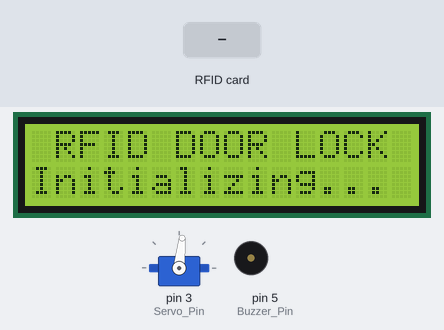
Recording of a sketch running on a simulated Arduino Uno, built with avr-gcc and run on an emulated ATmega328P. Shown: servo, 16×2 character LCD, buzzer (waves = sounding). Inputs (shaded band) come from the test bench. What the sketch prints to the serial monitor is not drawn.

Above: at 1.1 s.
At 6.4 s:
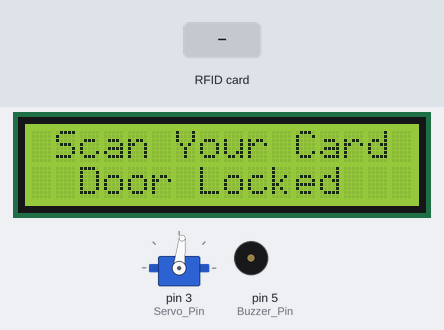
6.5 s: RFID card F3 89 97 0F held to the reader
At 6.9 s:
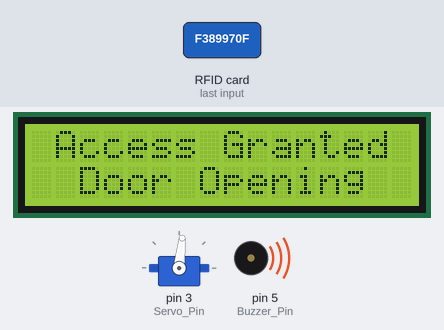
At 7.5 s:
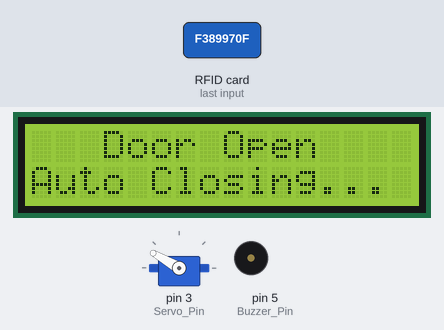
Timing chart, 0 to 14.3 s (numbered marks = the images above; inputs shaded):
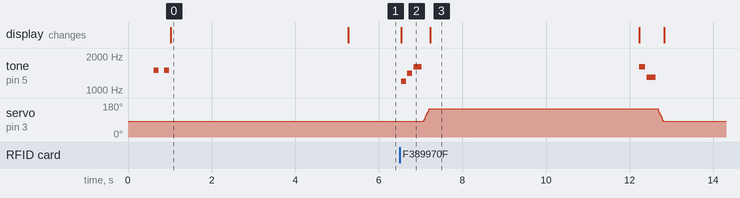

Measured:
- after the input at 6.5 s, tone on pin 5 (Buzzer_Pin): plays 1200 Hz for 0.12 s, 1400 Hz for 0.12 s, 1600 Hz for 0.20 s, 1600 Hz for 0.15 s, 1300 Hz for 0.22 s, starting at once; servo on pin 3 (Servo_Pin): rises from 84° to 150° in 0.15 s, then falls to 84° in 5.6 s; the display: changes at once (image 2)
- what the display in image 0 shows lasts 4.3 s, from 1.0 s to 5.3 s

The sketch:

RFID_Based_Door_Lock_System.ino
```cpp
/* The source Code from : https://github.com/riyadhasan24
 * By Md. Riyad Hasan
 */

#include <SPI.h>
#include <Wire.h>
#include <Servo.h>
#include <MFRC522.h>
#include <LiquidCrystal_I2C.h>

const byte RST_Pin     = 9;    // RC522 RST
const byte SDA_SS_Pin  = 10;   // RC522 SDA / SS
const int  Servo_Pin   = 3;
const int  Buzzer_Pin  = 5;

const byte LCD_Addr    = 0x25;
const byte LCD_Cols    = 16;
const byte LCD_Rows    = 2;

int Lock_Angle         = 84;
int Open_Angle         = 150;
int Servo_Step         = 1;
int Servo_Step_Delay   = 2;

unsigned long Door_Open_Time  = 5000;
unsigned long Door_Open_Start = 0;

unsigned long Boot_Time          = 4000;

int Boot_Beep_Frequency = 1500; // Hz
int Boot_Beep_Duration  = 120;  // ms
int Boot_Beep_Gap       = 120;  // ms between beeps

// ----- AUTHORIZED UID -----
// Allowed card UID: F3 89 97 0F
byte Allowed_UID[4] = { 0xF3, 0x89, 0x97, 0x0F };
byte Allowed_UID_Length = 4;

MFRC522 Rfid( SDA_SS_Pin, RST_Pin );
Servo Door_Servo;
LiquidCrystal_I2C Lcd( LCD_Addr, LCD_Cols, LCD_Rows );

bool Door_Is_Open = false;

const int Unlock_Melody_Notes[]     = { 1200, 1400, 1600 };
const int Unlock_Melody_Durations[] = { 120, 120, 200 };
const int Unlock_Melody_Length      = sizeof(Unlock_Melody_Notes) / sizeof(int);

const int Lock_Melody_Notes[]       = { 1600, 1300 };
const int Lock_Melody_Durations[]   = { 150, 220 };
const int Lock_Melody_Length        = sizeof(Lock_Melody_Notes) / sizeof(int);

const int Wrong_Melody_Notes[]      =
{
  800, 900, 1000, 900, 800, 700, 600, 700, 800
};
const int Wrong_Melody_Durations[]  =
{
  150, 150, 150, 150, 150, 150, 150, 150, 250
};
const int Wrong_Melody_Length       = sizeof(Wrong_Melody_Notes) / sizeof(int);

void Play_Melody(const int *notes, const int *durations, int length)
{
  for (int i = 0; i < length; i++)
  {
    int freq = notes[i];
    int dur  = durations[i];
    tone(Buzzer_Pin, freq, dur);
    delay(dur + 30);
    noTone(Buzzer_Pin);
  }
}

void Play_Boot_Double_Beep()
{
  tone(Buzzer_Pin, Boot_Beep_Frequency, Boot_Beep_Duration);
  delay(Boot_Beep_Duration + 10);
  noTone(Buzzer_Pin);

  delay(Boot_Beep_Gap);

  tone(Buzzer_Pin, Boot_Beep_Frequency, Boot_Beep_Duration);
  delay(Boot_Beep_Duration + 10);
  noTone(Buzzer_Pin);
}

void Lcd_Print_Centered(byte row, const char *text)
{
  int len = strlen(text);
  int pos = (LCD_Cols - len) / 2;
  if (pos < 0) pos = 0;
  Lcd.setCursor(pos, row);
  Lcd.print(text);
}

void Move_Servo_Slow(int fromAngle, int toAngle)
{
  if (fromAngle == toAngle) return;

  if (fromAngle < toAngle)
  {
    for (int pos = fromAngle; pos <= toAngle; pos += Servo_Step)
    {
      Door_Servo.write(pos);
      delay(Servo_Step_Delay);
    }
  }
  else
  {
    for (int pos = fromAngle; pos >= toAngle; pos -= Servo_Step)
    {
      Door_Servo.write(pos);
      delay(Servo_Step_Delay);
    }
  }
}

bool Is_Authorized_Card()
{
  if (Rfid.uid.size != Allowed_UID_Length)
  {
    return false;
  }
  for (byte i = 0; i < Allowed_UID_Length; i++)
  {
    if (Rfid.uid.uidByte[i] != Allowed_UID[i])
    {
      return false;
    }
  }
  return true;
}

void Show_Idle_Screen()
{
  Lcd.clear();
  Lcd_Print_Centered(0, "Scan Your Card");
  Lcd_Print_Centered(1, "Door Locked");
}

void Show_Open_Screen()
{
  Lcd.clear();
  Lcd_Print_Centered(0, "Access Granted");
  Lcd_Print_Centered(1, "Door Opening");
}

void Show_Door_Open_Hold_Screen()
{
  Lcd.clear();
  Lcd_Print_Centered(0, "Door Open");
  Lcd_Print_Centered(1, "Auto Closing...");
}

void Show_Closing_Screen()
{
  Lcd.clear();
  Lcd_Print_Centered(0, "Door Closing");
  Lcd_Print_Centered(1, "Please Wait");
}

void Show_Denied_Screen()
{
  Lcd.clear();
  Lcd_Print_Centered(0, "Access Denied");
  Lcd_Print_Centered(1, "Wrong Card");
}

void Run_Boot_Animation()
{
  Door_Servo.write(Lock_Angle);
  delay(500); // small pause before animation

  Play_Boot_Double_Beep();

  unsigned long startTime = millis();

  while (millis() - startTime < Boot_Time)
  {
    Lcd.clear();
    Lcd_Print_Centered(0, "RFID DOOR LOCK");
    Lcd_Print_Centered(1, "Initializing...");
    delay(500);
  }

  Show_Idle_Screen();
}

void Open_Door()
{
  Show_Open_Screen();
  Play_Melody(Unlock_Melody_Notes, Unlock_Melody_Durations, Unlock_Melody_Length);

  int currentAngle = Lock_Angle;
  Move_Servo_Slow(currentAngle, Open_Angle);

  Door_Is_Open = true;
  Door_Open_Start = millis();

  Show_Door_Open_Hold_Screen();
}

void Close_Door()
{
  Show_Closing_Screen();
  Play_Melody(Lock_Melody_Notes, Lock_Melody_Durations, Lock_Melody_Length);

  int currentAngle = Open_Angle;
  Move_Servo_Slow(currentAngle, Lock_Angle);

  Door_Is_Open = false;
  Show_Idle_Screen();
}

void setup()
{
  Serial.begin(9600);
  SPI.begin();
  Rfid.PCD_Init();

  Door_Servo.attach(Servo_Pin);
  Door_Servo.write(Lock_Angle);

  Lcd.init();
  Lcd.backlight();

  pinMode(Buzzer_Pin, OUTPUT);
  noTone(Buzzer_Pin);

  Run_Boot_Animation();
}

void loop()
{
  if (Door_Is_Open)
  {
    unsigned long now = millis();
    if (now - Door_Open_Start >= Door_Open_Time)
    {
      Close_Door();
    }
  }

  if (Door_Is_Open)
  {
    return;
  }

  if (!Rfid.PICC_IsNewCardPresent())
  {
    return;
  }
  if (!Rfid.PICC_ReadCardSerial())
  {
    return;
  }

  Serial.print("Card UID: ");
  for (byte i = 0; i < Rfid.uid.size; i++)
  {
    Serial.print(Rfid.uid.uidByte[i], HEX);
    Serial.print(i == Rfid.uid.size - 1 ? "" : " ");
  }
  Serial.println();

  if (Is_Authorized_Card())
  {
    Open_Door();
  }
  else
  {
    Show_Denied_Screen();
    Play_Melody(Wrong_Melody_Notes, Wrong_Melody_Durations, Wrong_Melody_Length);
    delay(800);
    Show_Idle_Screen();
  }

  Rfid.PICC_HaltA();
  Rfid.PCD_StopCrypto1();
}
```
